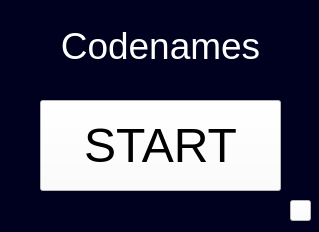
<?xml version="1.0" encoding="UTF-8"?>
<ui version="4.0">
 <class>LoginWindow</class>
 <widget class="QWidget" name="LoginWindow">
  <property name="geometry">
   <rect>
    <x>0</x>
    <y>0</y>
    <width>319</width>
    <height>232</height>
   </rect>
  </property>
  <property name="windowTitle">
   <string>Codenames</string>
  </property>
  <property name="windowIcon">
   <iconset resource="../../dict.qrc">
    <normaloff>:/resources/icon.png</normaloff>:/resources/icon.png</iconset>
  </property>
  <property name="styleSheet">
   <string notr="true">background-color: rgb(0,0,31);</string>
  </property>
  <widget class="QLabel" name="label">
   <property name="geometry">
    <rect>
     <x>20</x>
     <y>20</y>
     <width>281</width>
     <height>51</height>
    </rect>
   </property>
   <property name="font">
    <font>
     <pointsize>28</pointsize>
    </font>
   </property>
   <property name="styleSheet">
    <string notr="true">color: rgb(255, 255, 255);</string>
   </property>
   <property name="text">
    <string>Codenames</string>
   </property>
   <property name="alignment">
    <set>Qt::AlignCenter</set>
   </property>
  </widget>
  <widget class="QPushButton" name="start_button">
   <property name="geometry">
    <rect>
     <x>40</x>
     <y>100</y>
     <width>241</width>
     <height>91</height>
    </rect>
   </property>
   <property name="font">
    <font>
     <pointsize>36</pointsize>
    </font>
   </property>
   <property name="styleSheet">
    <string notr="true">background-color: white;
</string>
   </property>
   <property name="text">
    <string>START</string>
   </property>
  </widget>
  <widget class="QPushButton" name="settings_button">
   <property name="geometry">
    <rect>
     <x>290</x>
     <y>200</y>
     <width>21</width>
     <height>21</height>
    </rect>
   </property>
   <property name="styleSheet">
    <string notr="true">background-color: rgb(255, 255, 255);</string>
   </property>
   <property name="text">
    <string/>
   </property>
  </widget>
 </widget>
 <resources>
  <include location="../../dict.qrc"/>
 </resources>
 <connections/>
</ui>
